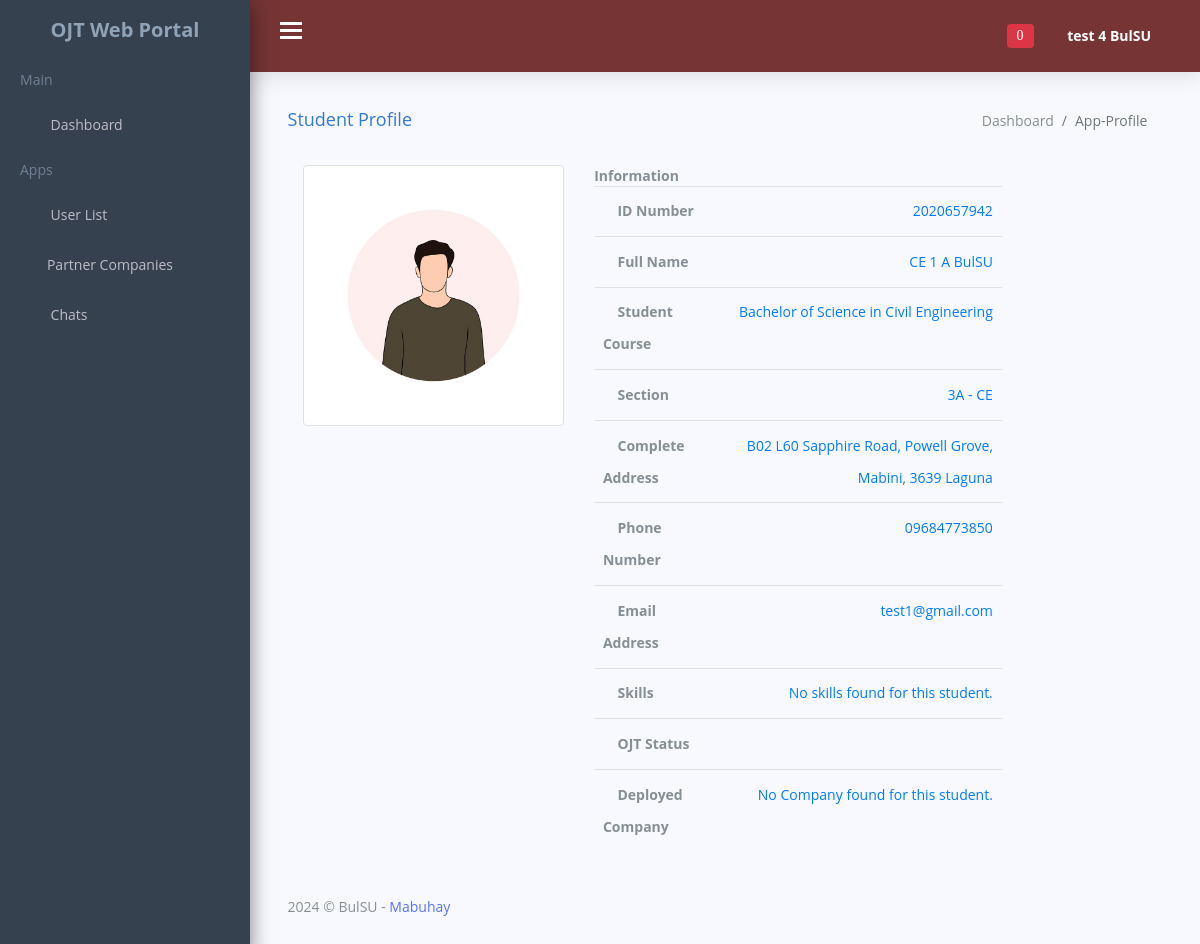
/adminportal/admin_stud_profile.php?student_ID=1 (signed in), run on the app's committed database.
### tables this page shows
CREATE TABLE `students_data` (
  `id` int(11) NOT NULL,
  `uniqueID` varchar(200) NOT NULL,
  `first_name` varchar(70) NOT NULL,
  `middle_name` varchar(70) NOT NULL,
  `last_name` varchar(70) NOT NULL,
  `student_ID` varchar(50) NOT NULL,
  `stud_dept` varchar(150) NOT NULL,
  `stud_course` varchar(150) NOT NULL,
  `stud_section` varchar(150) NOT NULL,
  `complete_address` varchar(200) NOT NULL,
  `stud_gender` varchar(100) NOT NULL,
  `phone_number` varchar(12) NOT NULL,
  `stud_email` varchar(200) NOT NULL,
  `stud_password` varchar(200) NOT NULL,
  `guardians_name` varchar(200) NOT NULL,
  `guardians_cpNumber` varchar(20) NOT NULL,
  `profile_picture` varchar(200) NOT NULL,
  `verification_code` int(8) NOT NULL,
  `verify_status` varchar(80) NOT NULL DEFAULT 'Not Verified',
  `online_offlineStatus` varchar(80) NOT NULL DEFAULT 'Offline',
  `ojt_status` varchar(80) DEFAULT NULL
);

### adminportal/admin_stud_profile.php (the view, shortened to what this page needs)
<?php
include '../connection/config.php';
?>
<!DOCTYPE html>
<html lang="en">
<head>
    <link href="css/lib/font-awesome.min.css" rel="stylesheet">
    <link href="css/lib/themify-icons.css" rel="stylesheet">
    <link href="css/lib/menubar/sidebar.css" rel="stylesheet">
    <link href="css/lib/bootstrap.min.css" rel="stylesheet">
    <link href="css/lib/helper.css" rel="stylesheet">
    <link href="css/style.css" rel="stylesheet">
    <link href="css/lib/sweetalert/sweetalert.css" rel="stylesheet">
</head>
<body>
<?php
require_once 'templates/admin_navbar.php';
?>
  <div class="content-wrap">
    <div class="main">
      <div class="container-fluid">
        <div class="row">
          <div class="col-lg-8 p-r-0 title-margin-right">
            <div class="page-header">
              <div class="page-title">
                <h1>Student Profile
                </h1>
              </div>
            </div>
          </div>
          <div class="col-lg-4 p-l-0 title-margin-left">
            <div class="page-header">
              <div class="page-title">
                <ol class="breadcrumb">
                  <li class="breadcrumb-item">
                    <a href="dashboard.php">Dashboard</a>
                  </li>
                  <li class="breadcrumb-item active">App-Profile</li>
                </ol>
              </div>
            </div>
          </div>
        </div>
        <section id="main-content">
          <div class="container-fluid">
<div class="container bootstrap snippets bootdey">
<div class="panel-body inf-content">
<div class="row">
  <?php
if(isset($_GET['student_ID'])){
  $studID = $_GET['student_ID'];
  $stmt = $conn->prepare("SELECT * FROM students_data WHERE id = ? ");
	$stmt->execute([$studID]);
  $data = $stmt->fetch(PDO::FETCH_ASSOC);
}
?>
<div class="col-md-4">
<img alt="" id="myImage" style="width:600px;" title="" class="img-circle img-thumbnail isTooltip" src="<?php echo $data['profile_picture']; ?>" data-original-title="Usuario">
<br><br>
</div>
<div class="col-md-6">
<strong>Information</strong><br>
<div class="table-responsive">
<table class="table table-user-information">
<tbody>
<tr>
    <td>
        <strong>
            <span class="ti-id-badge"></span>
            ID Number
        </strong>
    </td>
    <td class="text-primary">
    <?php echo $data['student_ID']; ?>
    </td>
</tr>
<tr>
    <td>
        <strong>
            <span class="ti-user"></span>
            Full Name
        </strong>
    </td>
    <td class="text-primary">
    <?php echo $data['first_name']; ?> <?php echo $data['middle_name']; ?> <?php echo $data['last_name']; ?>
    </td>
</tr>
<tr>
    <td>
        <strong>
            <span class="ti-file"></span>
            Student Course
        </strong>
    </td>
    <td class="text-primary">
    <?php echo $data['stud_course']; ?>
    </td>
</tr>
<tr>
    <td>
        <strong>
            <span class="ti-file"></span>
            Section
        </strong>
    </td>
    <td class="text-primary">
    <?php echo $data['stud_section']; ?>
    </td>
</tr>
<tr>
    <td>
        <strong>
            <span class="ti-home"></span>
            Complete Address
        </strong>
    </td>
    <td class="text-primary">
    <?php echo $data['complete_address']; ?>
    </td>
</tr>
<tr>
    <td>
        <strong>
            <span class="ti-mobile"></span>
            Phone Number
        </strong>
    </td>
    <td class="text-primary">
    <?php echo $data['phone_number']; ?>
    </td>
</tr>
<tr>
    <td>
        <strong>
            <span class="ti-email"></span>
            Email Address
        </strong>
    </td>
    <td class="text-primary">
    <?php echo $data['stud_email']; ?>
    </td>
</tr>
<tr>
    <td>
        <strong>
            <span class="ti-files"></span>
            Skills
        </strong>
    </td>
    <td class="text-primary">
    <?php
if(isset($_GET['student_ID'])){
    $studID = $_GET['student_ID'];
    $stmt = $conn->prepare("SELECT * FROM stud_skills WHERE stud_id = ?");
    $stmt->execute([$studID]);
    $skills = $stmt->fetchAll(PDO::FETCH_ASSOC);
    if (!empty($skills)) {
        foreach ($skills as $skill) {
            $skillName = $skill['skills_name'];
            echo "$skillName<br>";
        }
    } else {
        echo "No skills found for this student.";
    }
}
?>
    </td>
</tr>
<tr>
    <td>
        <strong>
            <span class="ti-file"></span>
            OJT Status
        </strong>
    </td>
    <td class="text-primary">
    </td>
</tr>
<tr>
    <td>
        <strong>
            <span class="ti-files"></span>
            Deployed Company
        </strong>
    </td>
    <td class="text-primary">
    <?php
if(isset($_GET['student_ID'])){
    $studID = $_GET['student_ID'];
    $stmt = $conn->prepare("SELECT *, supervisor.company_name AS partnerCompanyName FROM deployed_students LEFT JOIN students_data ON deployed_students.student_id = students_data.id
    LEFT JOIN supervisor ON supervisor.company_name = deployed_students.company_name WHERE deployed_students.student_id = ?");
    $stmt->execute([$studID]);
    $company = $stmt->fetchAll(PDO::FETCH_ASSOC);
    if (!empty($company)) {
        foreach ($company as $res) {
            $CompanyName = $res['partnerCompanyName'];
            echo "$CompanyName<br>";
        }
    } else {
        echo "No Company found for this student.";
    }
}
?>
    </td>
</tr>
</tbody>
</table>
</div>
</div>
</div>
</div>
</div>
</div>
          <div class="row">
            <div class="col-lg-12">
              <div class="footer">
                <p>2024 © BulSU -
                  <a href="#">Mabuhay</a>
                </p>
              </div>
            </div>
          </div>
        </section>
      </div>
    </div>
  </div>
</body>
</html>

### adminportal/templates/admin_navbar.php (shortened to what this page needs)
<div class="sidebar sidebar-hide-to-small sidebar-shrink sidebar-gestures">
        <div class="nano">
            <div class="nano-content">
                <ul>
                    <div class="logo"><a href="dashboard.php">
                            <span>OJT Web Portal</span></a></div>
                    <li class="label">Main</li>
                    <li><a href="dashboard.php"><i class="ti-home"></i> Dashboard </a></li>
                    <li class="label">Apps</li>
                    <li><a class="sidebar-sub-toggle"><i class="ti-user"></i> User List <span class="sidebar-collapse-icon ti-angle-down"></span></a>
                    </li>
                    <li><a href="partner_companies.php"><i class="ti-layout-width-default"></i>Partner Companies </a></li>
                    <li><a class="sidebar-sub-toggle"><i class="ti-comment-alt"></i> Chats <span class="sidebar-collapse-icon ti-angle-down"></span></a>
                    </li>
                </ul>
            </div>
        </div>
    </div>
    <div class="header">
        <div class="container-fluid">
            <div class="row">
                <div class="col-lg-12">
                    <div class="float-left">
                        <div class="hamburger sidebar-toggle">
                            <span class="line"></span>
                            <span class="line"></span>
                            <span class="line"></span>
                        </div>
                    </div>
                    <div class="float-right">
                        <div class="dropdown dib">
                            <div class="header-icon" data-toggle="dropdown">
                                <i class="ti-bell">
                                    <span class="badge badge-danger" id="notification-badge">
                                    <?php
                                        if(isset($_SESSION['auth_user']['admin_id'])) {
                                            $adminID = $_SESSION['auth_user']['admin_id'];
                                            $unread = 'Unread';
                                            $stmt = $conn->prepare("SELECT COUNT(*) AS total_unread FROM admin_system_notification WHERE admin_id = ? AND status = ?");
                                            $stmt->execute([$adminID, $unread]);
                                            $result = $stmt->fetch(PDO::FETCH_ASSOC);
                                            $totalUnread = $result['total_unread'];
                                            echo $totalUnread;
                                        }
                                    ?>
                                    </span>
                                </i>
                            </div>
                        </div>
                        <div class="dropdown dib">
                            <div class="header-icon" data-toggle="dropdown">
                            <?php
                                if(isset($_SESSION['auth_user']['admin_id'])) {
                                    $adminID = $_SESSION['auth_user']['admin_id'];
                                    $stmt = $conn->prepare("SELECT * FROM admin_account WHERE id = ? ");
                                    $stmt->execute([$adminID]);
                                    $result = $stmt->fetch(PDO::FETCH_ASSOC);
                                }
                            ?>
                                <span class="user-avatar"><?php echo $result['first_name'];?> <?php echo $result['last_name'];?>
                                    <i class="ti-angle-down f-s-10"></i>
                                </span>
                            </div>
                        </div>
                    </div>
                </div>
            </div>
        </div>
    </div>

### data on the page
students_data: profile_picture (picture), student_ID "2020657942", first_name "CE 1", middle_name "A", last_name "BulSU", stud_course "Bachelor of Science in Civil Engineering", stud_section "3A - CE", complete_address "B02 L60 Sapphire Road, Powell Grove, Mabini, 3639 Laguna", phone_number "09684773850", stud_email "test1@gmail.com"

### other printed values
$totalUnread "0"
$result['first_name'] "test 4"
$result['last_name'] "BulSU"
